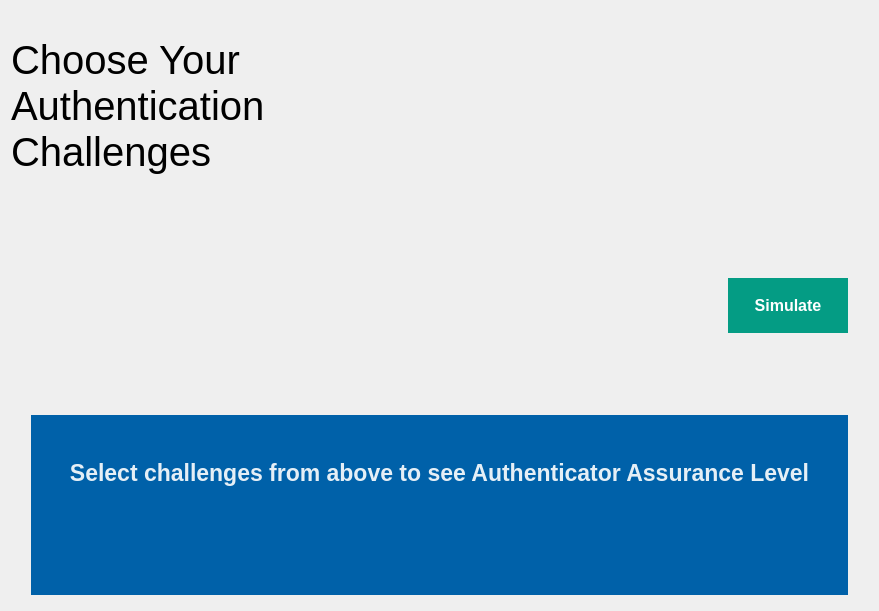
<?xml version="1.0" encoding="UTF-8"?>
<ui version="4.0">
 <class>CreatorPage</class>
 <widget class="QWidget" name="CreatorPage">
  <property name="geometry">
   <rect>
    <x>0</x>
    <y>0</y>
    <width>879</width>
    <height>611</height>
   </rect>
  </property>
  <property name="windowTitle">
   <string>Form</string>
  </property>
  <property name="layoutDirection">
   <enum>Qt::LeftToRight</enum>
  </property>
  <property name="styleSheet">
   <string notr="true">#choose_label {
	font-size: 30pt;
    font-weight: 400;
}

#simulate_btn {
	color: white;
	font-size: 12pt;
	font-weight: 500;
	background-color: #049c84;
	border: none;
}

#simulate_btn:hover {
	background-color: #048c77;
}

#measure_frame {
	margin: 5px 20px;
	background-color: #0061A9;
}

#measure_frame #measure_title {
	color: rgba(255,255,255,0.9);
	font-size: 17pt;
	font-weight: 700;
}

#measure_frame #measure_description {
	color: #ffffff;
	font-size: 12pt;
	font-weight: 400;
}</string>
  </property>
  <layout class="QVBoxLayout" name="verticalLayout_2">
   <property name="spacing">
    <number>10</number>
   </property>
   <item>
    <layout class="QHBoxLayout" name="horizontalLayout">
     <property name="spacing">
      <number>0</number>
     </property>
     <item>
      <widget class="QLabel" name="choose_label">
       <property name="sizePolicy">
        <sizepolicy hsizetype="Fixed" vsizetype="Fixed">
         <horstretch>0</horstretch>
         <verstretch>0</verstretch>
        </sizepolicy>
       </property>
       <property name="minimumSize">
        <size>
         <width>200</width>
         <height>100</height>
        </size>
       </property>
       <property name="text">
        <string>Choose Your Authentication Challenges</string>
       </property>
       <property name="wordWrap">
        <bool>true</bool>
       </property>
      </widget>
     </item>
     <item>
      <widget class="QFrame" name="methods_selection">
       <property name="layoutDirection">
        <enum>Qt::LeftToRight</enum>
       </property>
       <layout class="QGridLayout" name="gridLayout">
        <property name="leftMargin">
         <number>20</number>
        </property>
        <property name="topMargin">
         <number>0</number>
        </property>
        <property name="rightMargin">
         <number>20</number>
        </property>
        <property name="bottomMargin">
         <number>35</number>
        </property>
        <property name="horizontalSpacing">
         <number>20</number>
        </property>
        <property name="verticalSpacing">
         <number>35</number>
        </property>
       </layout>
      </widget>
     </item>
    </layout>
   </item>
   <item>
    <layout class="QHBoxLayout" name="button_container">
     <property name="leftMargin">
      <number>0</number>
     </property>
     <property name="rightMargin">
      <number>20</number>
     </property>
     <item alignment="Qt::AlignRight|Qt::AlignVCenter">
      <widget class="QPushButton" name="simulate_btn">
       <property name="minimumSize">
        <size>
         <width>120</width>
         <height>55</height>
        </size>
       </property>
       <property name="cursor">
        <cursorShape>PointingHandCursor</cursorShape>
       </property>
       <property name="text">
        <string>Simulate</string>
       </property>
      </widget>
     </item>
    </layout>
   </item>
   <item>
    <widget class="QFrame" name="measure_frame">
     <property name="frameShape">
      <enum>QFrame::NoFrame</enum>
     </property>
     <property name="frameShadow">
      <enum>QFrame::Raised</enum>
     </property>
     <layout class="QVBoxLayout" name="verticalLayout">
      <property name="spacing">
       <number>10</number>
      </property>
      <property name="leftMargin">
       <number>30</number>
      </property>
      <property name="topMargin">
       <number>30</number>
      </property>
      <property name="rightMargin">
       <number>30</number>
      </property>
      <property name="bottomMargin">
       <number>30</number>
      </property>
      <item>
       <widget class="QLabel" name="measure_title">
        <property name="text">
         <string>Select challenges from above to see Authenticator Assurance Level</string>
        </property>
        <property name="alignment">
         <set>Qt::AlignCenter</set>
        </property>
        <property name="wordWrap">
         <bool>true</bool>
        </property>
       </widget>
      </item>
      <item>
       <widget class="QLabel" name="measure_description">
        <property name="alignment">
         <set>Qt::AlignCenter</set>
        </property>
        <property name="wordWrap">
         <bool>true</bool>
        </property>
       </widget>
      </item>
     </layout>
    </widget>
   </item>
  </layout>
 </widget>
 <resources/>
 <connections/>
</ui>
